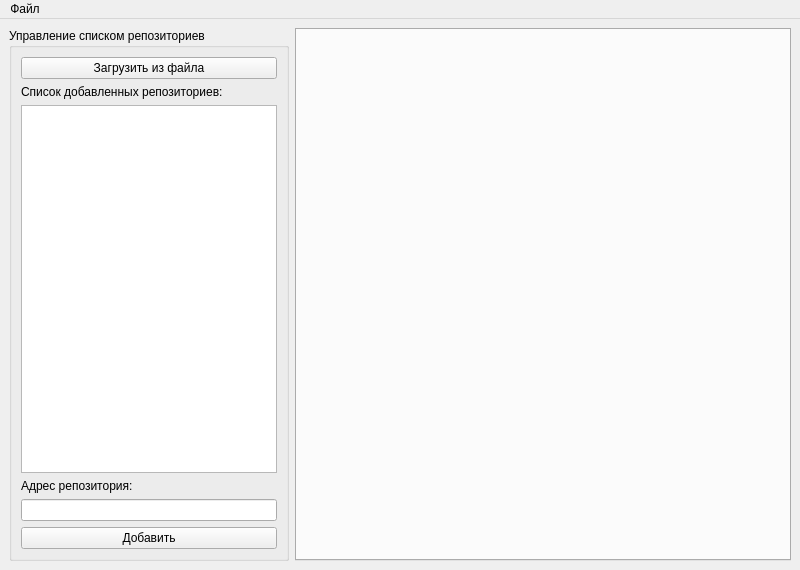
<?xml version="1.0" encoding="UTF-8"?>
<ui version="4.0">
 <class>MainWindow</class>
 <widget class="QMainWindow" name="MainWindow">
  <property name="geometry">
   <rect>
    <x>0</x>
    <y>0</y>
    <width>800</width>
    <height>570</height>
   </rect>
  </property>
  <property name="windowTitle">
   <string>MainWindow</string>
  </property>
  <widget class="QWidget" name="centralwidget">
   <layout class="QHBoxLayout" name="horizontalLayout_3">
    <item>
     <widget class="QGroupBox" name="grpManage">
      <property name="sizePolicy">
       <sizepolicy hsizetype="Maximum" vsizetype="Expanding">
        <horstretch>0</horstretch>
        <verstretch>0</verstretch>
       </sizepolicy>
      </property>
      <property name="minimumSize">
       <size>
        <width>260</width>
        <height>0</height>
       </size>
      </property>
      <property name="title">
       <string>Управление списком репозиториев</string>
      </property>
      <layout class="QVBoxLayout" name="verticalLayout_2">
       <item>
        <widget class="QPushButton" name="btnLoadRepos">
         <property name="text">
          <string>Загрузить из файла</string>
         </property>
        </widget>
       </item>
       <item>
        <widget class="QLabel" name="lblRepos">
         <property name="text">
          <string>Список добавленных репозиториев:</string>
         </property>
        </widget>
       </item>
       <item>
        <widget class="QListView" name="lstRepos"/>
       </item>
       <item>
        <widget class="QLabel" name="lblRepo">
         <property name="text">
          <string>Адрес репозитория:</string>
         </property>
        </widget>
       </item>
       <item>
        <widget class="QLineEdit" name="lineRepo"/>
       </item>
       <item>
        <widget class="QPushButton" name="btnAddRepo">
         <property name="text">
          <string>Добавить</string>
         </property>
        </widget>
       </item>
      </layout>
     </widget>
    </item>
    <item>
     <widget class="QTabWidget" name="tabMain">
      <property name="sizePolicy">
       <sizepolicy hsizetype="Minimum" vsizetype="Minimum">
        <horstretch>0</horstretch>
        <verstretch>0</verstretch>
       </sizepolicy>
      </property>
      <property name="currentIndex">
       <number>0</number>
      </property>
     </widget>
    </item>
   </layout>
  </widget>
  <widget class="QMenuBar" name="menubar">
   <property name="geometry">
    <rect>
     <x>0</x>
     <y>0</y>
     <width>800</width>
     <height>22</height>
    </rect>
   </property>
   <widget class="QMenu" name="menu">
    <property name="title">
     <string>Файл</string>
    </property>
    <addaction name="actSaveList"/>
    <addaction name="actLoadTemplate"/>
   </widget>
   <addaction name="menu"/>
  </widget>
  <action name="actSaveList">
   <property name="text">
    <string>Сохранить список репозиториев</string>
   </property>
  </action>
  <action name="actLoadTemplate">
   <property name="text">
    <string>Загрузить макет job</string>
   </property>
  </action>
 </widget>
 <resources/>
 <connections/>
</ui>
